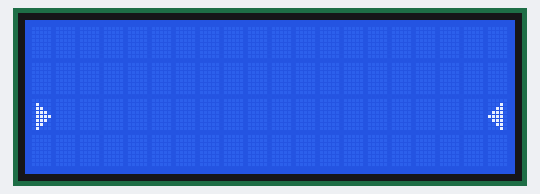
Simulated run of this sketch. Board: Arduino Uno, built with avr-gcc and run on an emulated ATmega328P. Parts: 20×4 character LCD.

Above: at 0.24 s.
At 0.66 s:
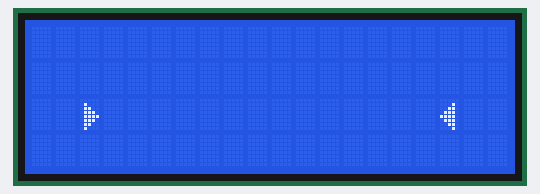
At 1.28 s:
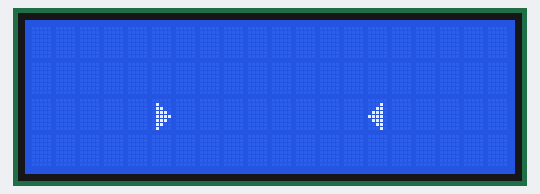
At 1.9 s:
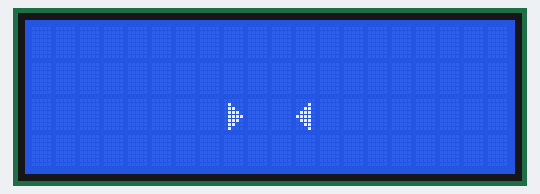
At 2.53 s:
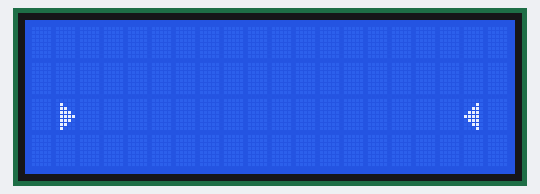

The sketch:

custom.ino
```cpp
#include <Wire.h>
#include <LiquidCrystal_I2C.h>

LiquidCrystal_I2C lcd(0x3F,20,4);

byte head1[8] = {
  0b00000,
  0b01000,
  0b01100,
  0b01110,
  0b01111,
  0b01110,
  0b01100,
  0b01000
  };
byte head2[8]={
  0b00000,
  0b00010,
  0b00110,
  0b01110,
  0b11110,
  0b01110,
  0b00110,
  0b00010,
  };

void setup() {
  lcd.init();
  lcd.backlight();

  lcd.createChar(1,head2);
  lcd.createChar(0,head1);
  lcd.begin(20,4);
}

void loop() {
  lcd.setCursor(0,2);
  for (int x=0;x<10;x++){
    lcd.setCursor(x,2);
    lcd.write(0);
    lcd.setCursor(19-x,2);
    lcd.write(1);
    delay(200);
    lcd.setCursor(x,2);
    lcd.print(" ");
    lcd.setCursor(19-x,2);
    lcd.print(" ");

  }

}
```

Measured:
- by itself, everything shown: repeats every 2.1 s, in 10 steps
